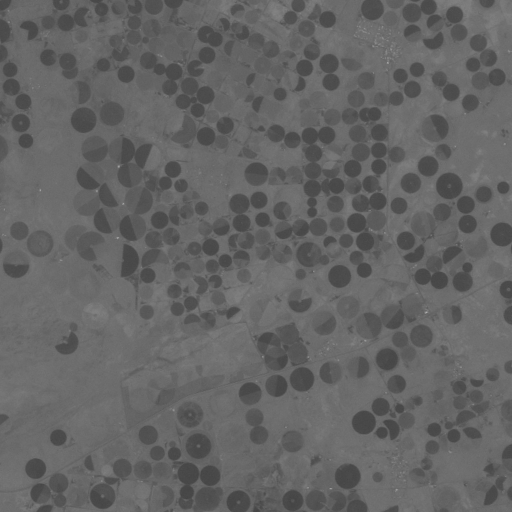
#> input picture image processing/03/landsatBild/band1.png, 512 x 512 px; the run also reads 1 picture not shown here
$ python Aufgabe1.py
#> lines starting #> are read from the running program, lines starting #| are printed output that depends on the picture
#!/usr/bin/env python3
# -*- coding: utf-8 -*-
import skimage.io as ski
import numpy as np
import matplotlib.pyplot as plt

def scale(img):
    img = img - np.min(img)
    return (255/np.max(img))*(img-np.min(img))

BlueGreen = scale(ski.imread("./landsatBild/band1.png"))
Green = scale(ski.imread("./landsatBild/band2.png"))
Red = scale(ski.imread("./landsatBild/band3.png"))
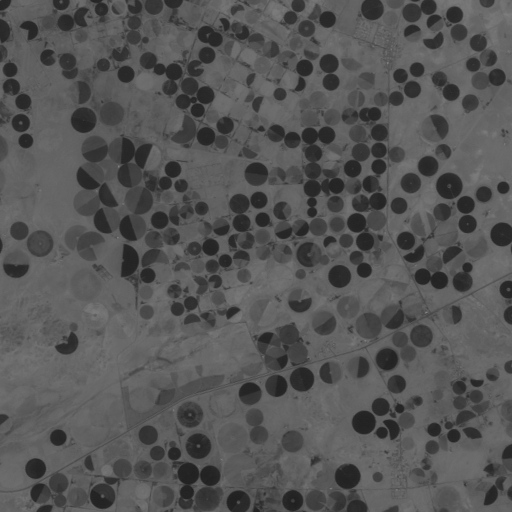
#> input picture image processing/03/landsatBild/band3.png, 512 x 512 px
NIR = scale(ski.imread("./landsatBild/band4.png"))
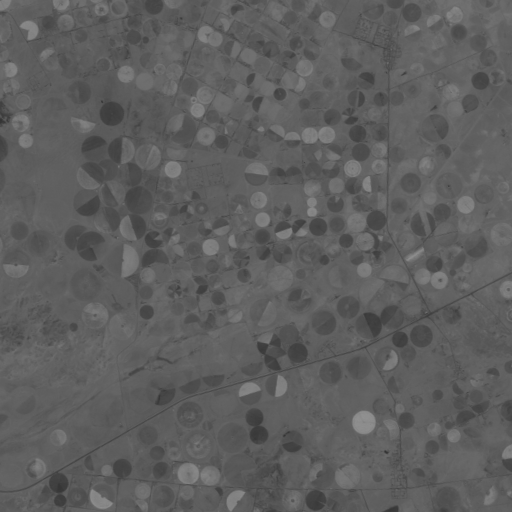
#> input picture image processing/03/landsatBild/band4.png, 512 x 512 px
#> in scale (call 4), `img = img - np.min(img)`:
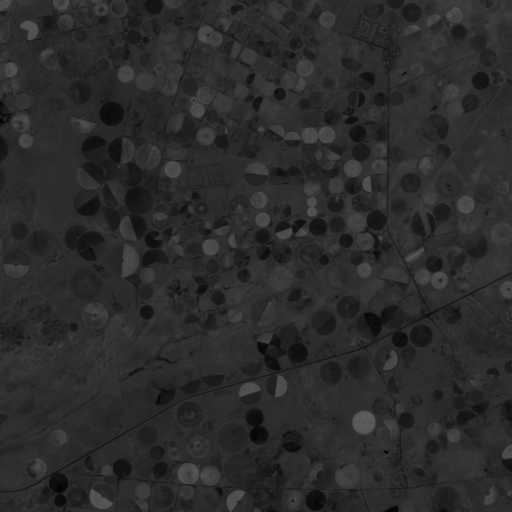
#> img: shape (512, 512); min 0, max 94, mean 43.1
MIR = scale(ski.imread("./landsatBild/band5.png"))
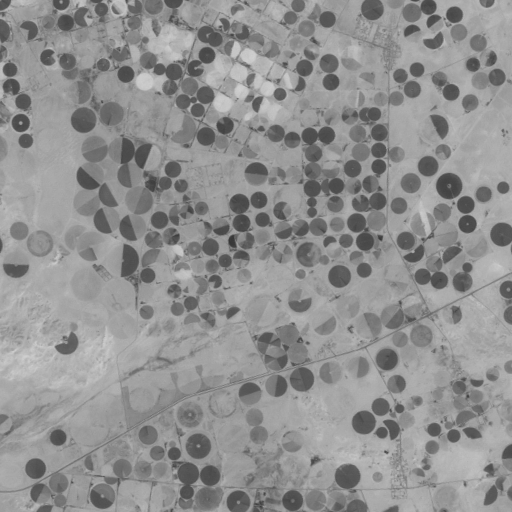
#> input picture image processing/03/landsatBild/band5.png, 512 x 512 px
#> in scale (call 5), `return (255/np.max(img))*(img-np.min(img))`:
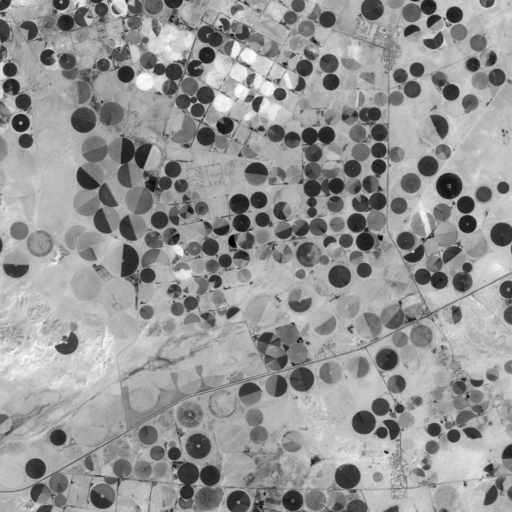
#> returned value: shape (512, 512) float64; min 0, max 255, mean 149.3
Ther = scale(ski.imread("./landsatBild/band6.png"))
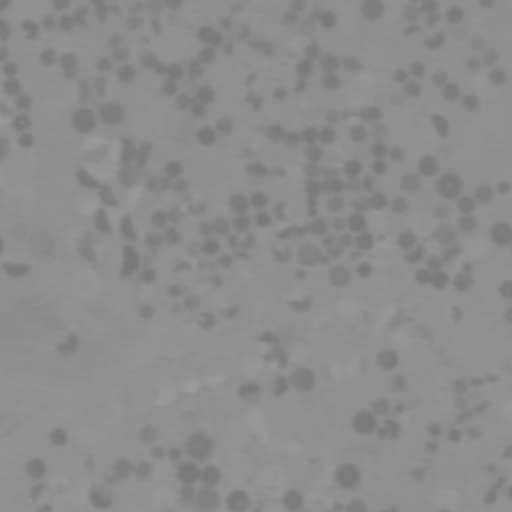
#> input picture image processing/03/landsatBild/band6.png, 512 x 512 px
#> in scale (call 6), `img = img - np.min(img)`:
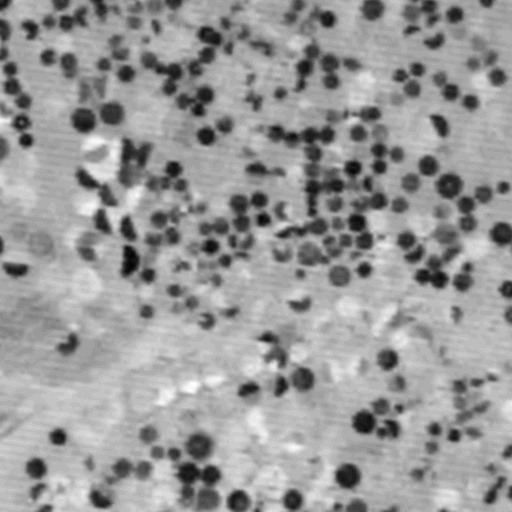
#> img: shape (512, 512); min 0, max 35, mean 21; drawn with min black and max white
#> (the run stopped early here; a loop or call above may not have finished)
